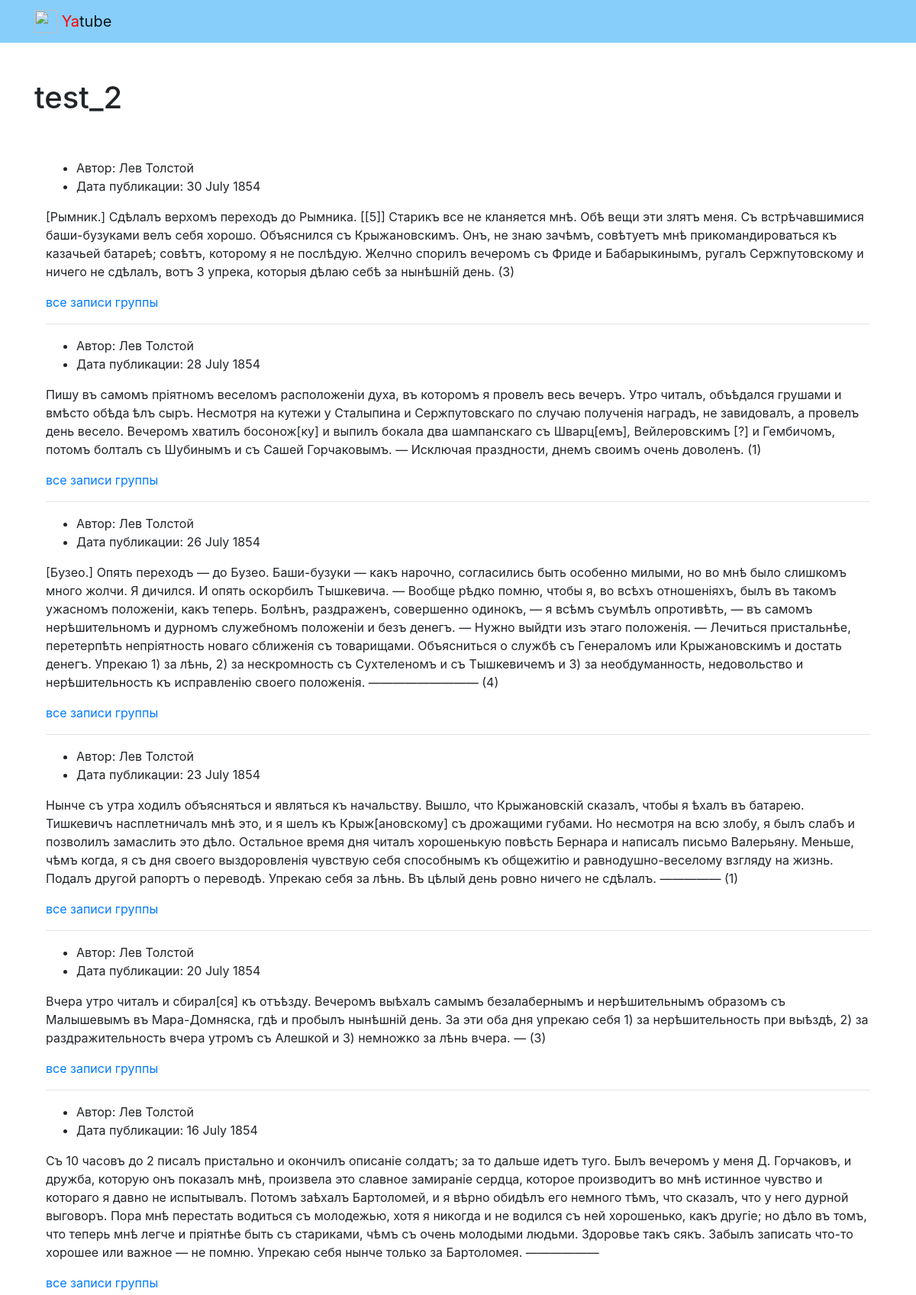
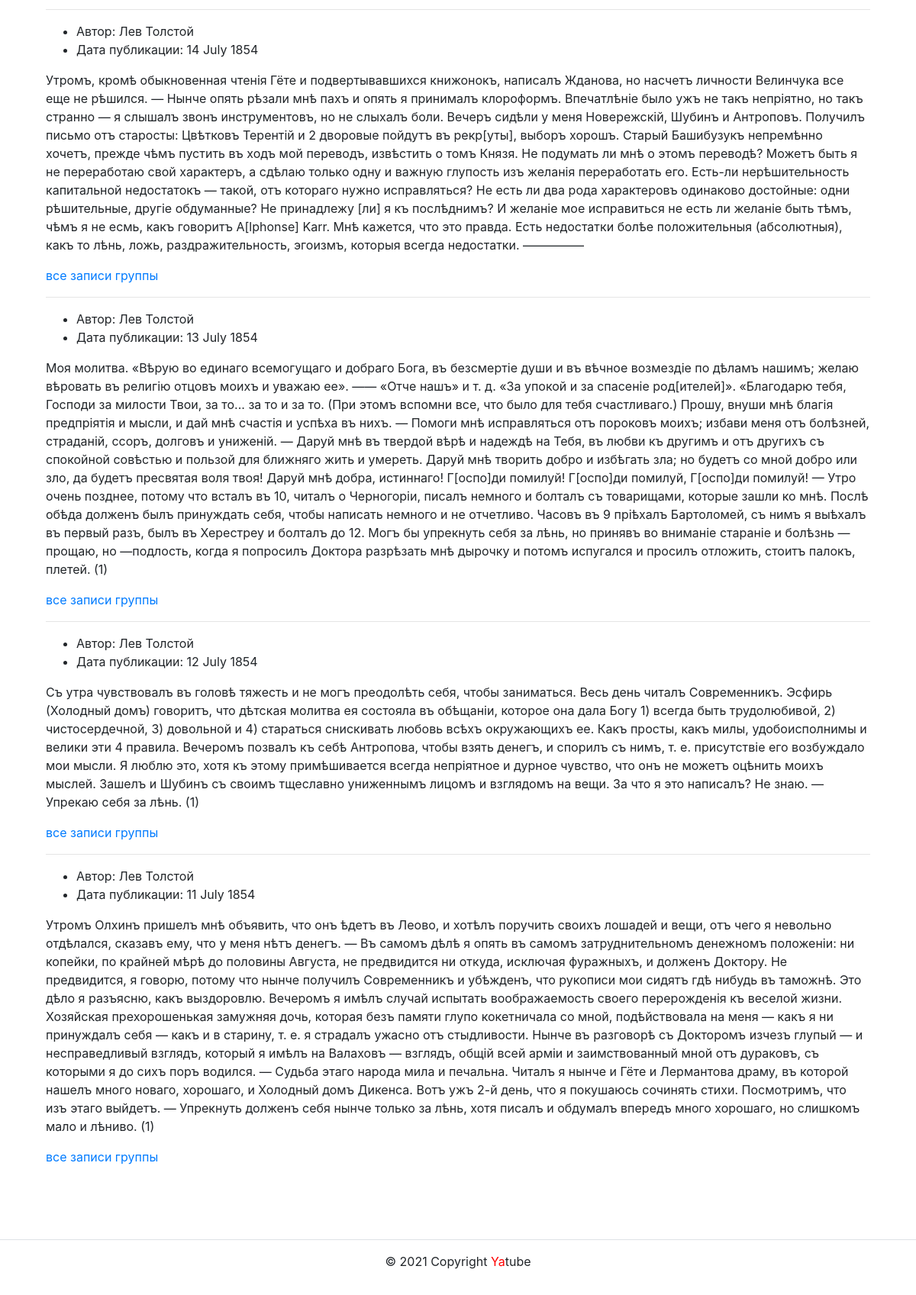
Screenshot of /group/test_2/ with the database file from the repository (2 pictures, top to bottom).
### posts/models.py (models this page shows, shortened)
class Group(models.Model):
    title = models.CharField(max_length=200)
    slug = models.SlugField(unique=True)
    description = models.TextField(blank=True, null=True)

class Post(models.Model):
    text = models.TextField()
    pub_date = models.DateTimeField(auto_now_add=True)
    author = models.ForeignKey(
        User,
        on_delete=models.CASCADE,
        related_name='posts'
        )
    group = models.ForeignKey(
        'Group',
        on_delete=models.SET_NULL,
        blank=True,
        null=True,
        related_name='posts',
        verbose_name='Группа',
        help_text='Группа, к которой будет относиться пост'
        )

### posts/views.py (the view)
# urls.py: path('group/<slug:slug>/', views.group_posts, name='group_list'),
def group_posts(request, slug):
    group = get_object_or_404(Group, slug=slug)
    posts = Post.objects.filter(group=group).order_by('-pub_date')[:10]
    title = 'список групп'
    context = {
        'group': group,
        'posts': posts,
        'title': title,
    }
    return render(request, 'posts/group_list.html', context)

### templates/posts/group_list.html (shortened to what this page needs)
{% extends 'base.html' %}
{% block content %}
<h1> {{ group.title }} </h1>
<div class='container py-5'>
<article>
{% for post in posts %}
<ul>
  <li>
    Автор: {{ post.author.get_full_name }}
  </li>
  <li>
    Дата публикации: {{ post.pub_date|date:"d E Y" }}
  </li>
</ul>
<p>
  {{ post.text }}
</p>
<a href=''>все записи группы</a>
{% if not forloop.last %}<hr>{% endif %}
{% endfor %}
</article>
</div>
{% endblock %}

### rows the page displays
Group: title "test_2"
Post: author.get_full_name "Лев Толстой", pub_date "30 July 1854", text "[Рымник.] Сдѣлалъ верхомъ переходъ до Рымника. [[5]] Старикъ все не кланяется мнѣ. Обѣ вещи эти злятъ меня. Съ встрѣчавшимися баши-бузуками велъ себя хорошо. Объяснился съ Крыжановскимъ. Онъ, не знаю зачѣмъ, совѣтуетъ мнѣ прикомандироваться къ казачьей батареѣ; совѣтъ, которому я не послѣдую. Желчно спорилъ вечеромъ съ Фриде и Бабарыкинымъ, ругалъ Сержпутовскому и ничего не сдѣлалъ, вотъ 3 упрека, которыя дѣлаю себѣ за нынѣшній день. (3)"
Post: author.get_full_name "Лев Толстой", pub_date "28 July 1854", text "Пишу въ самомъ пріятномъ веселомъ расположеніи духа, въ которомъ я провелъ весь вечеръ. Утро читалъ, объѣдался грушами и вмѣсто обѣда ѣлъ сыръ. Несмотря на кутежи у Сталыпина и Сержпутовскаго по случаю полученія наградъ, не завидовалъ, а провелъ день весело. Вечеромъ хватилъ босонож[ку] и выпилъ бокала два шампанскаго съ Шварц[емъ], Вейлеровскимъ [?] и Гембичомъ, потомъ болталъ съ Шубинымъ и съ Сашей Горчаковымъ. — Исключая праздности, днемъ своимъ очень доволенъ. (1)"
Post: author.get_full_name "Лев Толстой", pub_date "26 July 1854", text "[Бузео.] Опять переходъ — до Бузео. Баши-бузуки — какъ нарочно, согласились быть особенно милыми, но во мнѣ было слишкомъ много жолчи. Я дичился. И опять оскорбилъ Тышкевича. — Вообще рѣдко помню, чтобы я, во всѣхъ отношеніяхъ, былъ въ такомъ ужасномъ положеніи, какъ теперь. Болѣнъ, раздраженъ, совершенно одинокъ, — я всѣмъ съумѣлъ опротивѣть, — въ самомъ нерѣшительномъ и дурномъ служебномъ положеніи и безъ денегъ. — Нужно выйдти изъ этаго положенія. — Лечиться пристальнѣе, перетерпѣть непріятность новаго сближенія съ товарищами. Объясниться о службѣ съ Генераломъ или Крыжановскимъ и достать денегъ. Упрекаю 1) за лѣнь, 2) за нескромность съ Сухтеленомъ и съ Тышкевичемъ и 3) за…"
Post: author.get_full_name "Лев Толстой", pub_date "23 July 1854", text "Нынче съ утра ходилъ объясняться и являться къ начальству. Вышло, что Крыжановскій сказалъ, чтобы я ѣхалъ въ батарею. Тишкевичъ насплетничалъ мнѣ это, и я шелъ къ Крыж[ановскому] съ дрожащими губами. Но несмотря на всю злобу, я былъ слабъ и позволилъ замаслить это дѣло. Остальное время дня читалъ хорошенькую повѣсть Бернара и написалъ письмо Валерьяну. Меньше, чѣмъ когда, я съ дня своего выздоровленія чувствую себя способнымъ къ общежитію и равнодушно-веселому взгляду на жизнь. Подалъ другой рапортъ о переводѣ. Упрекаю себя за лѣнь. Въ цѣлый день ровно ничего не сдѣлалъ. ————— (1)"
Post: author.get_full_name "Лев Толстой", pub_date "20 July 1854", text "Вчера утро читалъ и сбирал[ся] къ отъѣзду. Вечеромъ выѣхалъ самымъ безалабернымъ и нерѣшительнымъ образомъ съ Малышевымъ въ Мара-Домняска, гдѣ и пробылъ нынѣшній день. За эти оба дня упрекаю себя 1) за нерѣшительность при выѣздѣ, 2) за раздражительность вчера утромъ съ Алешкой и 3) немножко за лѣнь вчера. — (3)"
Post: author.get_full_name "Лев Толстой", pub_date "16 July 1854", text "Съ 10 часовъ до 2 писалъ пристально и окончилъ описаніе солдатъ; за то дальше идетъ туго. Былъ вечеромъ у меня Д. Горчаковъ, и дружба, которую онъ показалъ мнѣ, произвела это славное замираніе сердца, которое производитъ во мнѣ истинное чувство и котораго я давно не испытывалъ. Потомъ заѣхалъ Бартоломей, и я вѣрно обидѣлъ его немного тѣмъ, что сказалъ, что у него дурной выговоръ. Пора мнѣ перестать водиться съ молодежью, хотя я никогда и не водился съ ней хорошенько, какъ другіе; но дѣло въ томъ, что теперь мнѣ легче и пріятнѣе быть съ стариками, чѣмъ съ очень молодыми людьми. Здоровье такъ сякъ. Забылъ записать что-то хорошее или важное — не помню. Упрекаю себя нынче только за Бартоломея.…"
Post: author.get_full_name "Лев Толстой", pub_date "14 July 1854", text "Утромъ, кромѣ обыкновенная чтенія Гёте и подвертывавшихся книжонокъ, написалъ Жданова, но насчетъ личности Велинчука все еще не рѣшился. — Нынче опять рѣзали мнѣ пахъ и опять я принималъ клороформъ. Впечатлѣніе было ужъ не такъ непріятно, но такъ странно — я слышалъ звонъ инструментовъ, но не слыхалъ боли. Вечеръ сидѣли у меня Новережскій, Шубинъ и Антроповъ. Получилъ письмо отъ старосты: Цвѣтковъ Терентій и 2 дворовые пойдутъ въ рекр[уты], выборъ хорошъ. Старый Башибузукъ непремѣнно хочетъ, прежде чѣмъ пустить въ ходъ мой переводъ, извѣстить о томъ Князя. Не подумать ли мнѣ о этомъ переводѣ? Можетъ быть я не переработаю свой характеръ, a сдѣлаю только одну и важную глупость изъ желанія…"
Post: author.get_full_name "Лев Толстой", pub_date "13 July 1854", text "Моя молитва. «Вѣрую во единаго всемогущаго и добраго Бога, въ безсмертіе души и въ вѣчное возмездіе по дѣламъ нашимъ; желаю вѣровать въ религію отцовъ моихъ и уважаю ее». —— «Отче нашъ» и т. д. «За упокой и за спасеніе род[ителей]». «Благодарю тебя, Господи за милости Твои, за то... за то и за то. (При этомъ вспомни все, что было для тебя счастливаго.) Прошу, внуши мнѣ благія предпріятія и мысли, и дай мнѣ счастія и успѣха въ нихъ. — Помоги мнѣ исправляться отъ пороковъ моихъ; избави меня отъ болѣзней, страданій, ссоръ, долговъ и униженій. — Даруй мнѣ въ твердой вѣрѣ и надеждѣ на Тебя, въ любви къ другимъ и отъ другихъ съ спокойной совѣстью и пользой для ближняго жить и умереть. Даруй мнѣ…"
Post: author.get_full_name "Лев Толстой", pub_date "12 July 1854", text "Съ утра чувствовалъ въ головѣ тяжесть и не могъ преодолѣть себя, чтобы заниматься. Весь день читалъ Современникъ. Эсфирь (Холодный домъ) говоритъ, что дѣтская молитва ея состояла въ обѣщаніи, которое она дала Богу 1) всегда быть трудолюбивой, 2) чистосердечной, 3) довольной и 4) стараться снискивать любовь всѣхъ окружающихъ ее. Какъ просты, какъ милы, удобоисполнимы и велики эти 4 правила. Вечеромъ позвалъ къ себѣ Антропова, чтобы взять денегъ, и спорилъ съ нимъ, т. е. присутствіе его возбуждало мои мысли. Я люблю это, хотя къ этому примѣшивается всегда непріятное и дурное чувство, что онъ не можетъ оцѣнить моихъ мыслей. Зашелъ и Шубинъ съ своимъ тщеславно униженнымъ лицомъ и взглядомъ на…"
Post: author.get_full_name "Лев Толстой", pub_date "11 July 1854", text "Утромъ Олхинъ пришелъ мнѣ объявить, что онъ ѣдетъ въ Леово, и хотѣлъ поручить своихъ лошадей и вещи, отъ чего я невольно отдѣлался, сказавъ ему, что у меня нѣтъ денегъ. — Въ самомъ дѣлѣ я опять въ самомъ затруднительномъ денежномъ положеніи: ни копейки, по крайней мѣрѣ до половины Августа, не предвидится ни откуда, исключая фуражныхъ, и долженъ Доктору. Не предвидится, я говорю, потому что нынче получилъ Современникъ и убѣжденъ, что рукописи мои сидятъ гдѣ нибудь въ таможнѣ. Это дѣло я разъясню, какъ выздоровлю. Вечеромъ я имѣлъ случай испытать воображаемость своего перерожденія къ веселой жизни. Хозяйская прехорошенькая замужняя дочь, которая безъ памяти глупо кокетничала со мной,…"
